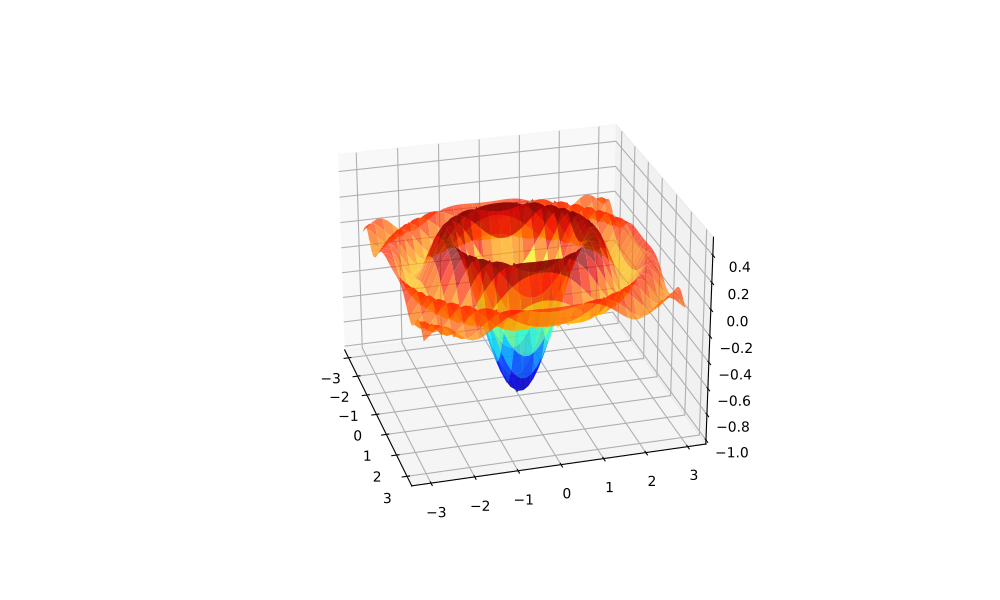

The script that drew this image:
import matplotlib.pyplot as plt
from mpl_toolkits.mplot3d.axes3d import Axes3D
from matplotlib import cm
import numpy as np

def f(x, y):
    return -np.cos(x**2 + y**2) / (1 + x**2 + y**2)

xgrid = np.linspace(-3, 3, 50)
ygrid = xgrid
x, y = np.meshgrid(xgrid, ygrid)

fig = plt.figure(figsize=(10, 6))
ax = fig.add_subplot(111, projection='3d')
ax.plot_surface(x,
                y,
                f(x, y),
                rstride=2, cstride=2,
                cmap=cm.jet,
                alpha=0.7,
                linewidth=0.25)
ax.set_zlim(-1.0, 0.5)
plt.show()
